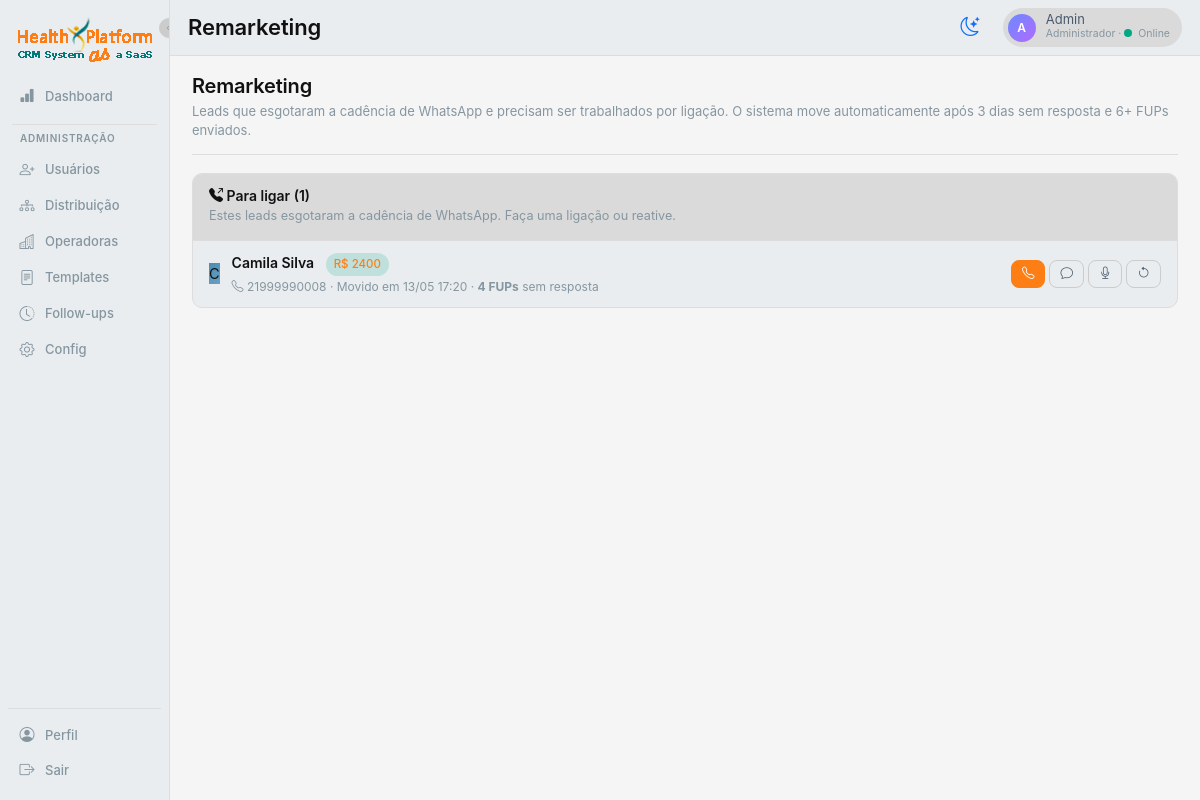
Page /remarketing (signed in) on the committed database.
### app.py (models this page shows, shortened)
class User(db.Model):
    __tablename__ = 'users'
    id = db.Column(db.Integer, primary_key=True)
    name = db.Column(db.String(120), nullable=False)
    email = db.Column(db.String(120), unique=True, nullable=False)
    password_hash = db.Column(db.String(255), nullable=False)
    role = db.Column(db.String(20), default='consultor')  # master | admin | coordenador | lider | consultor
    weekly_quota = db.Column(db.Integer, default=20)
    is_online = db.Column(db.Boolean, default=True)
    is_active = db.Column(db.Boolean, default=True)
    is_blocked = db.Column(db.Boolean, default=False)  # bloqueado por master/coordenador (não recebe lead, não envia msg)
    blocked_reason = db.Column(db.String(255), default='')
    created_at = db.Column(db.DateTime, default=datetime.utcnow)
    manager_id = db.Column(db.Integer, db.ForeignKey('users.id'))
    manager = db.relationship('User', remote_side=[id], backref='subordinados')
    favorite_templates = db.Column(db.String(255), default='')  # ids separados por vírgula (max 3)
    favorite_followups = db.Column(db.String(255), default='')  # ids separados por vírgula (max 5)
    cadence_per_day = db.Column(db.Integer, default=2)        # quantos FUPs por dia (1-4)
    cadence_days = db.Column(db.Integer, default=3)           # quantos dias mantém cadência (1-3)
    cadence_interval_hours = db.Column(db.Integer, default=3) # intervalo mínimo entre FUPs no mesmo dia

class Lead(db.Model):
    __tablename__ = 'leads'
    id = db.Column(db.Integer, primary_key=True)
    name = db.Column(db.String(120), nullable=False)
    phone = db.Column(db.String(40))
    email = db.Column(db.String(120))
    company = db.Column(db.String(120))
    source = db.Column(db.String(60), default='manual')  # origem (OCULTA para consultor se não foi ele que cadastrou)
    source_visible_to_consultor = db.Column(db.Boolean, default=False)  # true só se consultor criou
    stage = db.Column(db.String(40), default='mensagem_enviada')
    owner_id = db.Column(db.Integer, db.ForeignKey('users.id'))
    tags = db.Column(db.String(255), default='')
    notes = db.Column(db.Text, default='')
    created_at = db.Column(db.DateTime, default=datetime.utcnow)
    last_message_at = db.Column(db.DateTime)
    last_inbound_at = db.Column(db.DateTime)
    last_outbound_at = db.Column(db.DateTime)
    sent_without_response = db.Column(db.Integer, default=0)
    tem_cnpj = db.Column(db.Boolean)  # True = PME, False = PF
    categoria = db.Column(db.String(20))  # PF | PME | ADESAO (derivado de tem_cnpj quando aplicável)
    vidas = db.Column(db.Integer)  # quantas vidas (pode vir nulo da origem)
    preferencia_contato = db.Column(db.String(20), default='whatsapp')  # whatsapp | email | telefone
    budget = db.Column(db.Float, default=0.0)
    moved_to_remarketing_at = db.Column(db.DateTime)
    fups_sent_today = db.Column(db.Integer, default=0)
    fups_last_date = db.Column(db.Date)
    stage_entered_at = db.Column(db.DateTime, default=datetime.utcnow)
    owner = db.relationship('User', backref='leads')
    @property
    def initial(self):
        return (self.name or 'L')[0].upper()

### app.py (the view)
@app.route('/remarketing')
@login_required
def remarketing():
    u = current_user()
    base = Lead.query if u.role == 'admin' else Lead.query.filter_by(owner_id=u.id)
    leads = base.filter(Lead.moved_to_remarketing_at.isnot(None))\
                .order_by(desc(Lead.moved_to_remarketing_at)).all()
    prestes = []
    for lead in base.all():
        if lead.moved_to_remarketing_at:
            continue
        if lead.sent_without_response >= 2 and lead.last_inbound_at is None:
            prestes.append(lead)
    return render_template('remarketing.html', leads=leads, prestes=prestes[:10])

### app.py (called while the page is built)
def current_user():
    uid = session.get('user_id')
    if not uid:
        return None
    return db.session.get(User, uid)

def login_required(f):
    @wraps(f)
    def wrap(*args, **kwargs):
        if not session.get('user_id'):
            return redirect(url_for('login'))
        return f(*args, **kwargs)
    return wrap

def filter_leads_by_visibility(query, user):
    if user.role == 'master':
        return query
    if user.role == 'coordenador':
        return query.filter(Lead.owner_id.in_(visible_user_ids(user)))
    if user.role in ('lider', 'admin'):
        return query.filter(db.false())
    return query.filter(Lead.owner_id == user.id)

### templates/remarketing.html (shortened to what this page needs)
{% extends 'base.html' %}
{% block page_title %}Remarketing{% endblock %}
{% block content %}
<div class="page-header">
  <div>
    <h1 class="page-title-h">Remarketing</h1>
    <p class="page-subtitle">
      Leads que esgotaram a cadência de WhatsApp e precisam ser trabalhados por ligação.
      O sistema move automaticamente após 3 dias sem resposta e {{ current_user.cadence_per_day * 3 }}+ FUPs enviados.
    </p>
  </div>
</div>
<div class="card-cv">
  <div class="card-cv-header d-flex align-items-center justify-content-between">
    <div>
      <h5 class="mb-0"><i class="bi bi-telephone-outbound-fill"></i> Para ligar ({{ leads|length }})</h5>
      <span class="muted small">Estes leads esgotaram a cadência de WhatsApp. Faça uma ligação ou reative.</span>
    </div>
  </div>
  <div class="remarketing-list">
    {% for l in leads %}
    <div class="remarketing-row">
      <div class="avatar cold">{{ l.initial }}</div>
      <div class="rm-body">
        <div class="rm-name">
          {{ l.name }}
          {% if l.budget %}<span class="chip brand fs-11 ms-2">R$ {{ '%.0f'|format(l.budget) }}</span>{% endif %}
        </div>
        <div class="rm-meta text-mute">
          <i class="bi bi-telephone"></i> {{ l.phone or '—' }}
          · Movido em {{ l.moved_to_remarketing_at.strftime('%d/%m %H:%M') }}
          · <b>{{ l.sent_without_response }} FUPs</b> sem resposta
        </div>
      </div>
      <div class="rm-actions d-flex gap-1">
        <a href="tel:{{ l.phone }}" class="btn btn-sm btn-brand" title="Ligar"><i class="bi bi-telephone"></i></a>
        <a href="{{ url_for('conversas', lead=l.id) }}" class="btn btn-sm btn-ghost" title="Conversa"><i class="bi bi-chat"></i></a>
        <button class="btn btn-sm btn-ghost" data-bs-toggle="modal" data-bs-target="#callModal{{ l.id }}" title="Registrar ligação">
          <i class="bi bi-mic"></i>
        </button>
        <form method="POST" action="{{ url_for('remarketing_reactivate', lead_id=l.id) }}" style="margin:0;">
          <button class="btn btn-sm btn-ghost" title="Reativar (voltar ao fluxo)"><i class="bi bi-arrow-counterclockwise"></i></button>
        </form>
      </div>
    </div>
    {% else %}
    <div class="empty-state p-4 text-center">
      <i class="bi bi-emoji-smile fs-1 text-mute"></i>
      <div class="text-mute mt-2">Nenhum lead em remarketing. Bom trabalho!</div>
    </div>
    {% endfor %}
  </div>
</div>
{% endblock %}

### templates/base.html (shortened to what this page needs)
<!doctype html>
<html lang="pt-BR">
<head>
  <link href="https://cdn.jsdelivr.net/npm/bootstrap@5.3.2/dist/css/bootstrap.min.css" rel="stylesheet">
  <link href="https://cdn.jsdelivr.net/npm/bootstrap-icons@1.11.2/font/bootstrap-icons.css" rel="stylesheet">
  <link rel="stylesheet" href="{{ url_for('static', filename='css/app.css') }}">
</head>
<body data-lead-id="{{ lead_id_for_js or '' }}" data-user-id="{{ current_user.id if current_user else '' }}"
  data-user-role="{{ current_user.role if current_user else '' }}">
  {% if current_user %}
  <div class="app-shell">
    <aside class="sidebar">
      <button type="button" class="sidebar-toggle" onclick="toggleSidebar()" title="Expandir/recolher menu">
        <i class="bi bi-chevron-left"></i>
      </button>
      <div class="brand" title="CRM Conversacional">
        <img src="{{ url_for('static', filename='imgs/logo.png') }}" alt="Logo" class="logo">
      </div>
      <a href="{{ url_for('dashboard') }}" data-tip="Dashboard"
        class="nav-item {% if active_nav == 'dashboard' %}active{% endif %}">
        <i class="bi bi-bar-chart-fill"></i><span class="nav-label">Dashboard</span>
      </a>
      {% if current_user.role in ('master', 'admin') %}
      <div class="nav-divider"></div>
      <div class="nav-section-label">Administração</div>
      <a href="{{ url_for('usuarios') }}" data-tip="Usuários"
        class="nav-item {% if active_nav == 'usuarios' %}active{% endif %}">
        <i class="bi bi-person-plus"></i><span class="nav-label">Usuários</span>
      </a>
      <a href="{{ url_for('distribuicao') }}" data-tip="Distribuição"
        class="nav-item {% if active_nav == 'distribuicao' %}active{% endif %}">
        <i class="bi bi-diagram-3"></i><span class="nav-label">Distribuição</span>
      </a>
      <a href="{{ url_for('operadoras_list') }}" data-tip="Operadoras"
        class="nav-item {% if active_nav == 'operadoras' %}active{% endif %}">
        <i class="bi bi-buildings"></i><span class="nav-label">Operadoras</span>
      </a>
      <a href="{{ url_for('templates_list') }}" data-tip="Templates"
        class="nav-item {% if active_nav == 'templates' %}active{% endif %}">
        <i class="bi bi-file-text"></i><span class="nav-label">Templates</span>
      </a>
      <a href="{{ url_for('followups_list') }}" data-tip="Follow-ups"
        class="nav-item {% if active_nav == 'followups' %}active{% endif %}">
        <i class="bi bi-clock-history"></i><span class="nav-label">Follow-ups</span>
      </a>
      <a href="{{ url_for('configuracoes') }}" data-tip="Configurações"
        class="nav-item {% if active_nav == 'config' %}active{% endif %}">
        <i class="bi bi-gear"></i><span class="nav-label">Config</span>
      </a>
      {% endif %}
      <div class="nav-bottom">
        <a href="{{ url_for('perfil') }}" data-tip="Perfil"
          class="nav-item {% if active_nav == 'perfil' %}active{% endif %}">
          <i class="bi bi-person-circle"></i><span class="nav-label">Perfil</span>
        </a>
        <a href="{{ url_for('logout') }}" data-tip="Sair" class="nav-item">
          <i class="bi bi-box-arrow-right"></i><span class="nav-label">Sair</span>
        </a>
      </div>
    </aside>
    <main class="main">
      <div class="topbar">
        <div class="page-title">{% block page_title %}{% endblock %}</div>
        <button id="themeToggle" class="btn btn-link text-decoration-none" style="font-size: 1.2rem; padding: 4px 8px;"
          title="Alternar tema claro/escuro">
          <i id="themeIcon" class="bi bi-moon-stars"></i>
        </button>
        <div class="user-chip">
          <div class="avatar">{{ current_user.name[0]|upper }}</div>
          <div>
            <div style="line-height:1;">{{ current_user.name }}</div>
            <div style="font-size:10.5px;color:var(--text-mute);">
              {% if current_user.role == 'admin' %}Administrador{% else %}Consultor{% endif %}
              · <span class="status-dot {% if current_user.is_online %}online{% else %}offline{% endif %}"></span>{% if
              current_user.is_online %}Online{% else %}Offline{% endif %}
            </div>
          </div>
        </div>
      </div>
      <div class="content {% block content_class %}{% endblock %}">
        {% block content %}{% endblock %}
      </div>
    </main>
  </div>
  {% else %}
  {% block anon %}{% endblock %}
  {% endif %}
</body>
</html>

### rows in the picture
User: name "A", name "Admin", current_user.cadence_per_day*3 "6"
Lead: initial "C", name "Camila Silva", budget "2400", phone "21999990008", moved_to_remarketing_at "13/05 17:20", sent_without_response "4"

### other values in the picture
{{ leads|length }} "1"
